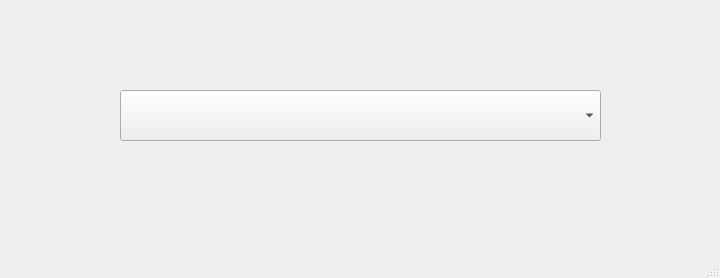
<?xml version="1.0" encoding="UTF-8"?>
<ui version="4.0">
 <class>MainWindow</class>
 <widget class="QMainWindow" name="MainWindow">
  <property name="geometry">
   <rect>
    <x>0</x>
    <y>0</y>
    <width>720</width>
    <height>278</height>
   </rect>
  </property>
  <property name="windowTitle">
   <string>MainWindow</string>
  </property>
  <widget class="QWidget" name="centralwidget">
   <widget class="QComboBox" name="comboBox">
    <property name="geometry">
     <rect>
      <x>120</x>
      <y>90</y>
      <width>481</width>
      <height>51</height>
     </rect>
    </property>
   </widget>
  </widget>
  <widget class="QMenuBar" name="menubar">
   <property name="geometry">
    <rect>
     <x>0</x>
     <y>0</y>
     <width>720</width>
     <height>22</height>
    </rect>
   </property>
  </widget>
  <widget class="QStatusBar" name="statusbar"/>
 </widget>
 <resources/>
 <connections/>
</ui>
